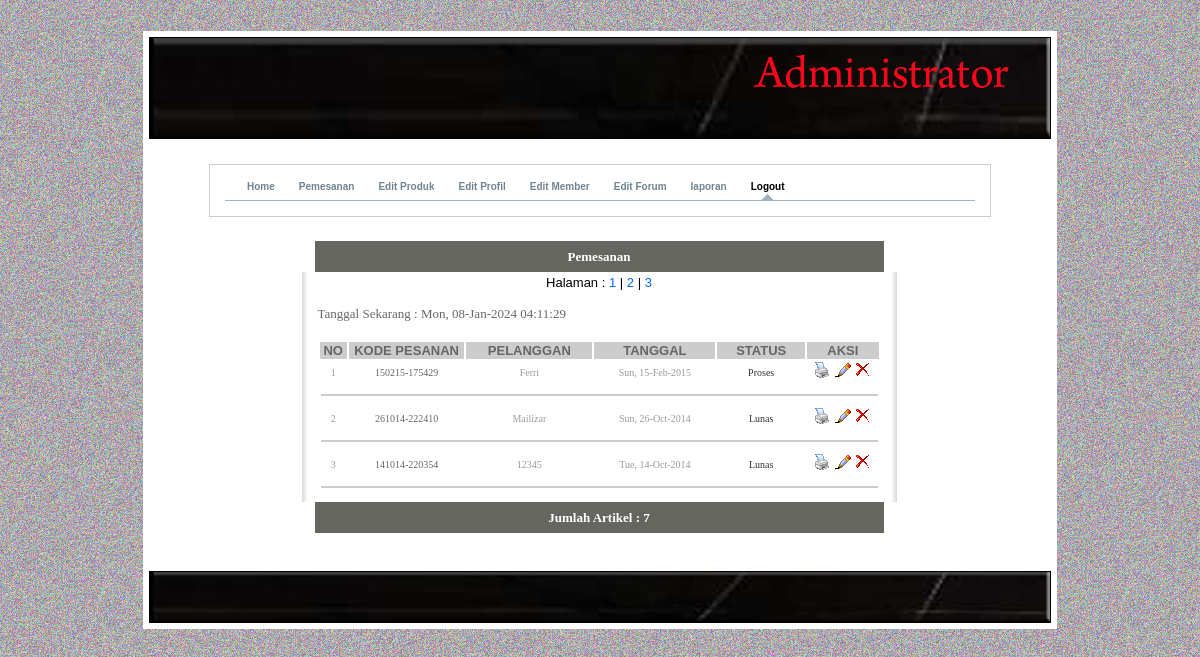
The app's page /admin/home.php?page=7 (signed in) with its own data.
### tables this page shows
CREATE TABLE IF NOT EXISTS `laporan` (
  `idlap` int(4) NOT NULL AUTO_INCREMENT,
  `iduser` varchar(4) NOT NULL,
  `tgl` varchar(30) NOT NULL,
  `status` varchar(20) NOT NULL,
  `kode` varchar(50) NOT NULL,
  PRIMARY KEY (`idlap`)
);

CREATE TABLE IF NOT EXISTS `daftar` (
  `id` int(5) NOT NULL AUTO_INCREMENT,
  `nama` varchar(50) NOT NULL,
  `user` varchar(20) NOT NULL,
  `email` varchar(50) NOT NULL,
  `pass` varchar(70) NOT NULL,
  `tanggal` varchar(30) NOT NULL,
  `alamat` text NOT NULL,
  `kota` varchar(50) NOT NULL,
  `kodepos` varchar(15) NOT NULL,
  `provinsi` varchar(50) NOT NULL,
  `telpon` varchar(15) NOT NULL,
  PRIMARY KEY (`id`)
);

### admin/edit-pemesanan.php (the view, shortened to what this page needs)
<? session_start();
	include "./include/conn.php";
if (session_is_registered('id'))
{
?>
	<html>
	<head>
	<table width="49%" border="0" cellpadding="0" cellspacing="0" bordercolor="#99CC99" align="center">
	<tr>
		<td width="2%" align="right"><img src="./img/kiri.jpg"></td>
		<td width="96%" bgcolor="#6666666" ><div align="center"><strong><font face="verdana" size="2" color="#FFFFFF">Pemesanan</font></strong></div></td>
		<td width="2%"><img src="./img/kanan.jpg"></td>
	</tr>
	<tr>
		<td background="./img/b-kiri.jpg"></td>
		<td>
			<table width="559" align="center">
				 <tr><td width="518">
				   <div align="center"><font face="Verdana, Arial, Helvetica, sans-serif" size="2">
			    <?
				$query=mysql_db_query($db,"select * from laporan ",$koneksi);
				$get_pages=mysql_num_rows($query);
				if ($get_pages>$entries)
				{
					echo "Halaman : ";
					$pages=1;
					while($pages<=ceil($get_pages/$entries))
					{
						if ($pages!=1)
						{
							echo " | ";
						}
					?>
							<a href="home.php?page=7&id=<? echo ($pages-1); ?> " style="text-decoration:none"><font color="#0066FF"><? echo $pages; ?></font></a>
						 <?
							$pages++;
					}
				}else{
					$pages=0;
				}
				?>
						 </font>
						 <?
				$page=(int)$_GET['id'];
				$offset=$page*$entries;
				$result=mysql_db_query($db,"select * from laporan order by tgl asc limit $offset,$entries",$koneksi);
				$jumlah=mysql_num_rows($query);
				if ($jumlah){
					?>
				   </div><font face="verdana" size="2" color="#666666"><? echo "Tanggal Sekarang : ".$tanggal;?></font><br><br>
					   <table align="center" width="563" border="0">
				<tr>
				  <td width="5%" bgcolor="#CCCCCC"><div align="center"><b>
				  <font color="#666666" size="2" face="Arial, Helvetica, sans-serif">NO</font></b></div>
				  </td>
				  <td width="21%" bgcolor="#CCCCCC"><div align="center"><b>
				  <font color="#666666" size="2" face="Arial, Helvetica, sans-serif">KODE PESANAN</font></b></div>
				  </td>
				  <td width="23%" bgcolor="#CCCCCC"><div align="center"><b>
				  <font color="#666666" size="2" face="Arial, Helvetica, sans-serif">PELANGGAN</font></b></div>
				  </td>
				  <td width="22%" bgcolor="#CCCCCC"><div align="center"><b><font color="#666666" size="2" face="Arial, Helvetica, sans-serif">TANGGAL</font></b>
				  </div> </td>
				  <td width="16%" bgcolor="#CCCCCC"><div align="center"><b><font color="#666666" size="2" face="Arial, Helvetica, sans-serif">STATUS</font></b></div>
				  </td>
				  <td width="13%" bgcolor="#CCCCCC"><div align="center"><b><font color="#666666" size="2" face="Arial, Helvetica, sans-serif">AKSI</font></b></div>
				  </td>
				</tr>
					<?
					while ($row=mysql_fetch_array($result))
					{
							$idlap=$row['idlap'];
							$iduser=$row['iduser'];
							$tgl=$row['tgl'];
							$status=$row['status'];
							$kode=$row['kode'];
							$transbrg=mysql_db_query($db,"select * from daftar where id='$iduser'",$koneksi);
							while ($row=mysql_fetch_array($transbrg)){
								$nama=$row['nama'];
							}
					?>
					<tr>
						<td align="center">
							<font face="verdana" size="1" color="#999999"><? echo $c=$c+1;?></font>
						</td>
						<td align="center">
							<font face="verdana" size="1" color="#666666"><? echo $kode;?></font>
						</td>
						<td align="center">
							<font face="verdana" size="1" color="#999999"><? echo $nama;?></font>
						</td>
						<td align="center">
							<font face="verdana" size="1" color="#999999"><? echo $tgl;?></font>
						</td>
						<td align="center">
							<font face="verdana" size="1" color="#333333"><? echo ucwords($status);?></font>
						</td>
						<td align="center">
							<a href="#" onClick="window.open('cetak-laporan.php?idlap=<? echo $idlap;?>&iduser=<? echo $iduser;?>','scrollwindow','top=200,left=350,width=575,height=500');" style="text-decoration:none" title="Info Situs"><img src="./img/print.png" border="0" title="Cetak Laporan"></a>
							<a href="home.php?page=12&nama=<? echo $nama;?>&iduser=<? echo $iduser;?>">
							<img src="./img/update.png" border="0" title="Ganti Status Pemesanan"></a>
							<a href=warning.php?id=<? echo $idlap; ?>&type=pesanan&hal=home.php?page=7 style='text-decoration:none' title="hapus">
							<img src="./img/hapus.png" border="0" title="Hapus">
							</a>
						</td>
					</tr>
					<tr>
						<td colspan="6"><hr color="#CCCCCC"></td>
					</tr>
					<?
					}
					?>
				   </table>
					<?
				}else{
					echo "<font color='#FF0000' face='verdana' size='2'><b>Belum ada data!!</b></font>";
				}
				?>
				</td></tr>
		  </table>
		</td>
		<td background="./img/b-kanan.jpg"></td>
	</tr>
	<tr>
		<td align="right"><img src="./img/kib.jpg"></td>
		<td bgcolor="#6666666" ><div align="center"><strong><font face="verdana" size="2" color="#FFFFFF">Jumlah Artikel : <b><? echo $jumlah; ?></font></strong></div></td>
		<td><img src="./img/kab.jpg"></td>
	</tr>
	</table>
    <p>&nbsp;</p>
    <?
}else{
	echo "<script> document.location.href='akses.php?go=session'; </script>";
}
?>

### admin/home.php (shortened to what this page needs)
<? session_start();
if (session_is_registered('id'))
{
	?>
	<html>
	<head>
	</head>
	<body background="./img/background.jpg">
	<p>&nbsp;</p>
		<table border="0" align="center" bgcolor="#FFFFFF">
		<tr>
			<td width="210">
			<table width="189" height="247" border="0" align="center">
			<tr>
				<td width="103" align="center" valign="top"><? include "./include/banner.php"; ?></td>
			</tr>
			<tr>
				<td height="63" align="center"><? include "menu.php"; ?></td>
			</tr>
			<tr>
				<td height="50" align="center">
				 <? include "isi.php"; ?>
				</td>
			</tr>
			<tr>
				<td><? include "./include/footer.php"; ?></td>
			</tr>
			</table>
		  </td>
		</tr>
		</table>
	    <p>&nbsp;</p>
	</body>
	</html>
<?
}else{
	echo "<script> document.location.href='akses.php?go=session'; </script>";
}
?>

### admin/include/banner.php (shortened to what this page needs)
<? session_start();
if (session_is_registered('id'))
{
?>
	<html>
	<head>
	</head>
	<body>
	<img src="./img/banner.jpg" border="1">
	</body>
	</html>
<?
}else{
	echo "<script> document.location.href='konfirmasi.php?id=session'; </script>";
}
?>

### admin/menu.php (shortened to what this page needs)
<html>
<head>
</head>
<body>
		<h4>&nbsp;</h4>
		<div class="container">
				<ul id="navPyra">
<li><a href="home.php?page=1">Home</a></li>
<li><a href="home.php?page=7">Pemesanan</a></li>
<li><a href="home.php?page=6">Edit Produk</a></li>
<li><a href="home.php?page=2">Edit Profil</a></li>
<li><a href="home.php?page=3">Edit Member</a></li>
<li><a href="home.php?page=5">Edit Forum</a></li>
<li><a href="home.php?page=8">laporan</a></li>
<li><a class="active" href="#" title="Keluar" onClick="logout()">Logout</a></li>
          </ul>
                </div>
        </body>
</html>

### admin/isi.php (shortened to what this page needs)
<?
$page=$_GET['page'];
switch($page)
{
	case "7";
	include "edit-pemesanan.php";
	break;
}
?>

### admin/include/conn.php (shortened to what this page needs)
<html>
<head>
</head>
<body>
<?
$db="tokoonlinedb";
$entries=3;
$tanggal=date('D, d-M-Y H:i:s');
?>
</body>
</html>

### admin/include/footer.php (shortened to what this page needs)
<? session_start();
if (session_is_registered('id'))
{
?>
	<html>
	<head>
	</head>
	<body>
	<img src="./img/footer.jpg" border="1">
	</body>
	</html>
<?
}else{
	echo "<script> document.location.href='konfirmasi.php?id=session'; </script>";
}
?>

### admin/menu.php (style rules this page uses)
#navPyra { margin: 0; padding: 0 0 20px 10px; border-bottom: 1px solid #9FB1BC; }
#navPyra li { margin: 0; padding: 0; display: inline; list-style-type: none; }
#navPyra a:link, #navPyra a:visited { float: left; font-size: 10px; line-height: 14px; font-weight: bold; padding: 0 12px 6px 12px; text-decoration: none; color: #708491; }
#navPyra a:link.active, #navPyra a:visited.active, #navPyra a:hover { color: #000; background: url(pyramid.gif) no-repeat bottom center; }
h4 { font-size: 100%; color: #999; margin: 0; }

### records on screen
laporan: kode "150215-175429", daftar.nama "Ferri", tgl "Sun, 15-Feb-2015", status "Proses"
laporan: c "2", kode "261014-222410", daftar.nama "Mailizar", tgl "Sun, 26-Oct-2014", status "Lunas"
laporan: c "3", kode "141014-220354", daftar.nama "12345", tgl "Tue, 14-Oct-2014", status "Lunas"

### other values on screen
$jumlah "7"
